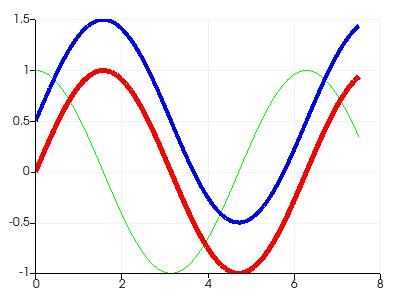

Recreate this plot in Python.
#!/usr/bin/env python
# Demonstrate line plot with interactive pan, zoom, and selection via event replay.

import math

import vtkmodules.vtkInteractionStyle  # noqa: F401
import vtkmodules.vtkRenderingContextOpenGL2  # noqa: F401
import vtkmodules.vtkRenderingOpenGL2  # noqa: F401

from vtkmodules.vtkChartsCore import vtkAxis, vtkChartXY
from vtkmodules.vtkCommonCore import vtkFloatArray
from vtkmodules.vtkCommonDataModel import vtkTable
from vtkmodules.vtkRenderingContext2D import vtkContextActor
from vtkmodules.vtkRenderingCore import (
    vtkRenderWindow,
    vtkRenderWindowInteractor,
    vtkRenderer,
)

# Create a table with some points in it.
table = vtkTable()
arr_x = vtkFloatArray()
arr_x.SetName("X Axis")
table.AddColumn(arr_x)
arr_c = vtkFloatArray()
arr_c.SetName("Cosine")
table.AddColumn(arr_c)
arr_s = vtkFloatArray()
arr_s.SetName("Sine")
table.AddColumn(arr_s)
arr_s2 = vtkFloatArray()
arr_s2.SetName("Sine2")
table.AddColumn(arr_s2)

num_points = 69
inc = 7.5 / (num_points - 1)
table.SetNumberOfRows(num_points)
for i in range(num_points):
    table.SetValue(i, 0, i * inc)
    table.SetValue(i, 1, math.cos(i * inc))
    table.SetValue(i, 2, math.sin(i * inc))
    table.SetValue(i, 3, math.sin(i * inc) + 0.5)

# Set up a chart.
chart = vtkChartXY()
chart.GetAxis(vtkAxis.LEFT).SetTitle("")
chart.GetAxis(vtkAxis.BOTTOM).SetTitle("")

line = chart.AddPlot(vtkChartXY.LINE)
line.SetInputData(table, 0, 1)
line.SetColor(0, 255, 0, 255)
line.SetWidth(1.0)

line = chart.AddPlot(vtkChartXY.LINE)
line.SetInputData(table, 0, 2)
line.SetColor(255, 0, 0, 255)
line.SetWidth(5.0)

line = chart.AddPlot(vtkChartXY.LINE)
line.SetInputData(table, 0, 3)
line.SetColor(0, 0, 255, 255)
line.SetWidth(4.0)

# Context actor and scene wiring.
context_actor = vtkContextActor()
context_actor.GetScene().AddItem(chart)

# Renderer
renderer = vtkRenderer()
renderer.SetBackground(1.0, 1.0, 1.0)
context_actor.GetScene().SetRenderer(renderer)
renderer.AddActor(context_actor)

# Window
render_window = vtkRenderWindow()
render_window.SetSize(400, 300)
render_window.SetMultiSamples(0)
render_window.AddRenderer(renderer)
render_window.SetWindowName("line plot interaction")

# Interactor
interactor = vtkRenderWindowInteractor()
interactor.SetRenderWindow(render_window)

interactor.Initialize()
interactor.Start()
